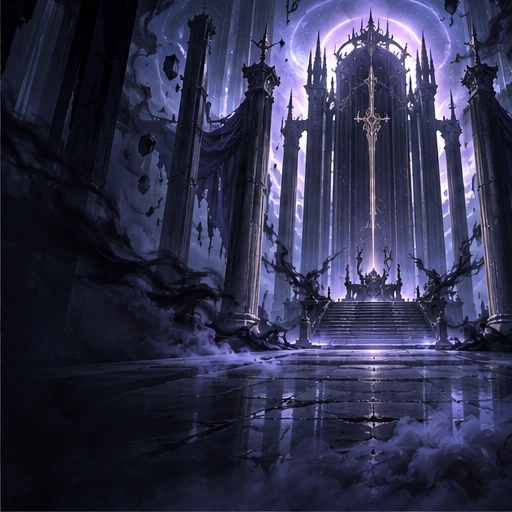
#> input picture app/src/main/assets/ui33/scene-s-0.webp, 512 x 512 px
$ python build_hunter_png_library.py
#> lines starting #> are read from the running program, lines starting #| are printed output that depends on the picture
#!/usr/bin/env python3
"""Raster-only UI artwork for Hunter System. Generates real PNG images from
existing original WebP scene artwork and CC BY 4.0 OpenEmoji PNGs.

This script is part of the Android build so that backgrounds and icons are
actually packaged as bitmaps, not SVG, Compose polygons, or remote URLs.
"""
from __future__ import annotations
import hashlib
import io
import json
from pathlib import Path
from urllib.request import Request, urlopen
from PIL import Image, ImageColor, ImageDraw, ImageEnhance, ImageFilter, ImageOps

ROOT = Path(__file__).resolve().parents[1]
ASSETS = ROOT / "app/src/main/assets"
OUTPUT = ASSETS / "hunter-png"
ICONS = OUTPUT / "icons"
WALLPAPERS = OUTPUT / "wallpapers"
# The WebP originals belong to this application already; no internet required.
WALLPAPER_SOURCES = {
    "home":("scene-s-0.webp","#122A53"),
    "plan":("scene-s-1.webp","#53163B"),
    "routines":("scene-e-1.webp","#3B2364"),
    "book":("scene-a-1.webp","#0B4E68"),
    "stats":("scene-d-0.webp","#12486D"),
    "objectives":("scene-c-0.webp","#5C3C6D"),
    "profile":("scene-c-1.webp","#3D2B72"),
    "recovery":("scene-b-1.webp","#64253C"),
}
# Semantic image icons from OpenEmoji (AI-illustrated PNGs, CC BY 4.0).\n# Source: https://github.com/profullstack/openemoji
EMOJI={
 "panel":"1f3e0","missions":"2694-fe0f","routines":"1f4aa",
 "exercises":"1f3cb-fe0f","progress":"1f4c8","profile":"1f9d1",
 "goals":"1f3af","academy":"1f4da","strength":"1f4aa",
 "cardio":"1f3c3","mobility":"1f9d8","book":"1f4d6",
 "level":"1f451","streak":"1f525","achievement":"1f396-fe0f",
 "timer":"23f1-fe0f","training":"1f6b4","dumbbell":"1f3cb-fe0f",
 "focus":"1f3af","lightning":"26a1","energy":"2728",
 "shield":"1f6e1-fe0f","milestone":"1f3c5","settings":"2699-fe0f",
 "trophy":"1f3c6","success":"2705","reminders":"1f514",
 "xp":"1f48e","goal_strength":"1f4aa","goal_habit":"1f331",
 "goal_read":"1f4d6","warning":"26a0-fe0f",
 "calendar":"1f4c5","history":"1f4dc","rest":"1f6cc",
 "coach":"1f393","search":"1f50e","export":"1f4be",
 "import":"1f4e5","menu":"1f5c3-fe0f",
}
TINTS={"panel":"#38c7ff","missions":"#ed5f9b","routines":"#a27cff",
 "exercises":"#42d7ff","progress":"#5ee1d0","profile":"#b18aff",
 "goals":"#ffc96b","academy":"#8da8ff","strength":"#a47aff",
 "cardio":"#ffc86c","mobility":"#55ebcf","book":"#65c7fc",
 "level":"#c7a2ff","streak":"#ffae63","achievement":"#ffd67f",
 "timer":"#8cc9f5","warning":"#ff6c74","success":"#49ebc9"}
for folder in (ICONS,WALLPAPERS):folder.mkdir(parents=True,exist_ok=True)

def wallpaper(route:str,name:str,accent:str)->None:
#> called with route = 'home', name = 'scene-s-0.webp', accent = '#122A53'
    src=Image.open(ASSETS/"ui33"/name).convert("RGB")
#> src is the input picture: PIL image 512x512 RGB; mean R, G, B 48.4, 49.4, 75.9
    W,H=512,1024
    # Keep the original illustration recognizable in top 60% of the screen,
    # extend it softly behind cards, darken bottom for text accessibility.
    blurred=ImageOps.fit(src,(W,H),centering=(.5,.34)).filter(ImageFilter.GaussianBlur(22))
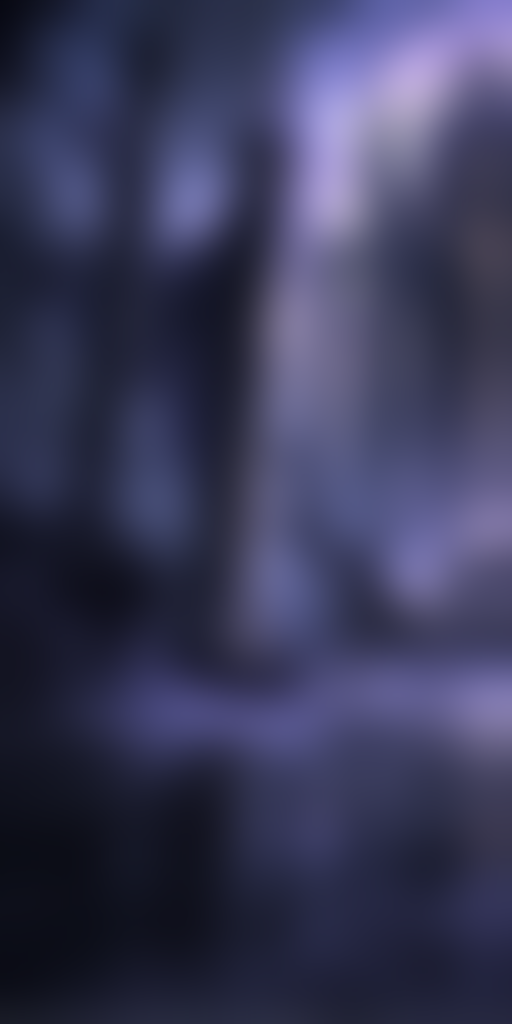
#> blurred: PIL image 512x1024 RGB; mean R, G, B 57.1, 58.1, 88.4
    foreground=ImageOps.fit(src,(W,645),centering=(.5,.29))
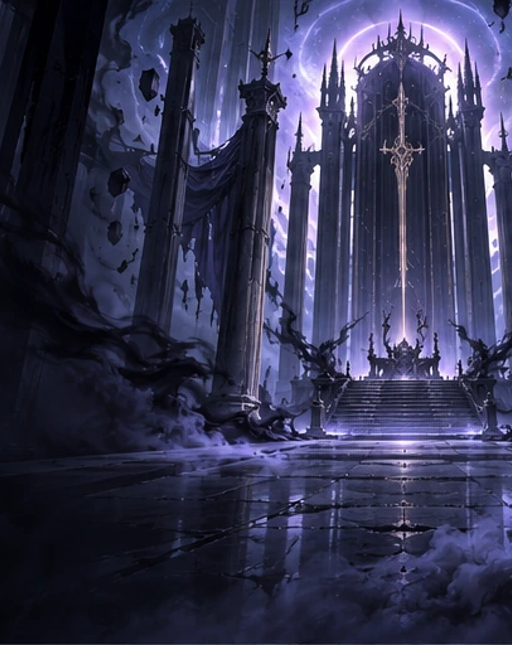
#> foreground: PIL image 512x645 RGB; mean R, G, B 52.5, 53.4, 81.6
    mask=Image.new("L",(W,645))
#> mask: PIL image 512x645 L; every value is 0
    m=ImageDraw.Draw(mask)
    for y in range(645):
        m.line((0,y,W,y),fill=255 if y<335 else int(255*((645-y)/310)**1.5))
    blurred.paste(foreground,(0,0),mask)
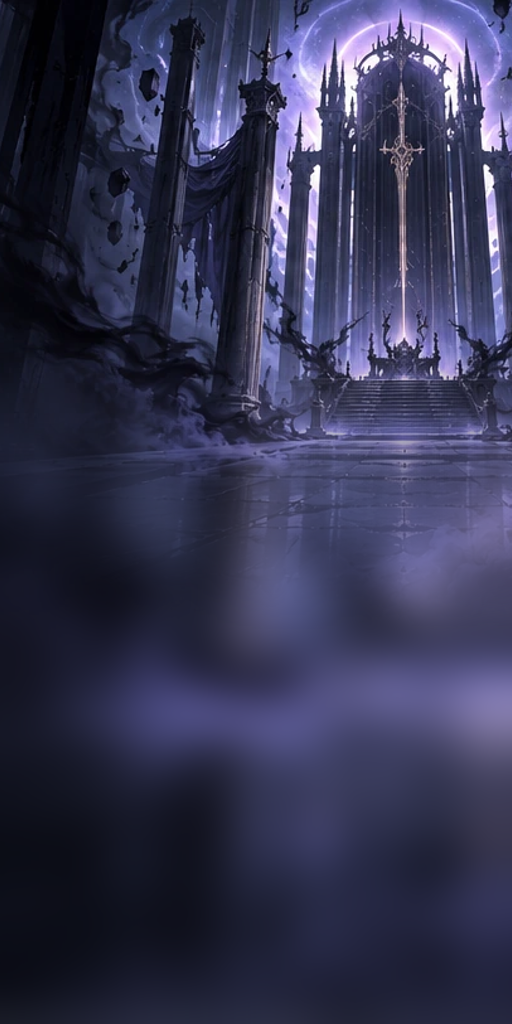
#> blurred: PIL image 512x1024 RGB; mean R, G, B 52.7, 53.6, 82.3
    shade=Image.new("RGBA",(W,H))
#> shade: PIL image 512x1024 RGBA; every value is 0
    d=ImageDraw.Draw(shade);rgb=ImageColor.getrgb(accent)
    for y in range(H):
        dark=int(48+174*max(0,(y-260)/(H-260)))
        dark=max(40,min(240,dark))
        d.line((0,y,W,y),fill=(2,5,16,dark))
    final=Image.alpha_composite(blurred.convert("RGBA"),shade).convert("RGB")
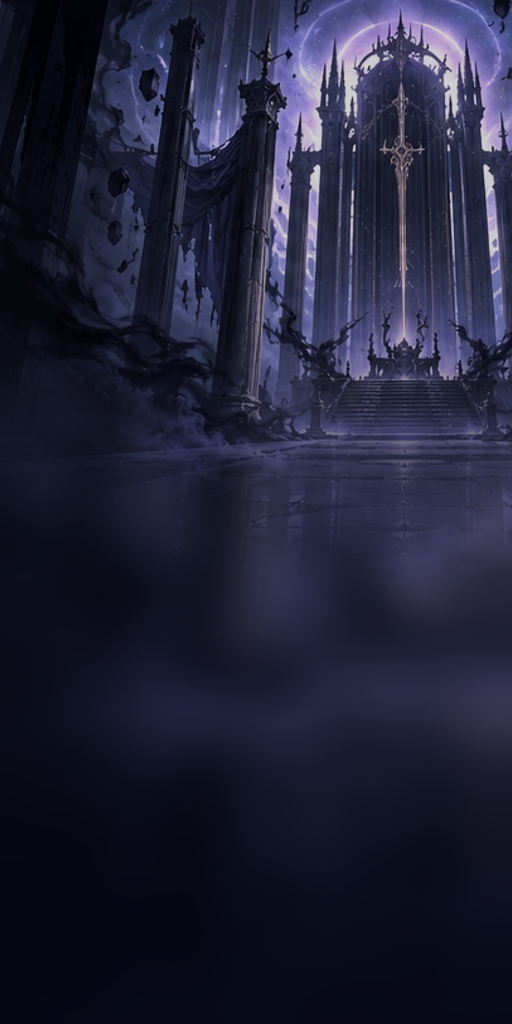
#> final: PIL image 512x1024 RGB; mean R, G, B 32.8, 34.6, 56.2
    final=ImageEnhance.Contrast(final).enhance(1.11)
    final.quantize(colors=192,method=Image.Quantize.MEDIANCUT).save(
        WALLPAPERS/(route+".png"),optimize=True)

def emoji_png(code:str)->bytes:
    url=("https://raw.githubusercontent.com/profullstack/openemoji/"
         "main/png/128/"+code+".png")
    req=Request(url,headers={"User-Agent":"HunterSystem-APK-Build/43.9",
                             "Accept":"image/png"})
    with urlopen(req,timeout=25) as response:
        data=response.read(400_001)
    if len(data)>400_000 or data[:8]!=b"\x89PNG\r\n\x1a\n":
        raise ValueError("Invalid raster image "+url)
    return data

def icon(name:str,code:str,cache:dict)->None:
    if code not in cache:
        try:cache[code]=Image.open(io.BytesIO(emoji_png(code))).convert("RGBA")
        except Exception as error:
            print("Fallback OpenEmoji for",name,code,type(error).__name__,flush=True)
            cache[code]=Image.open(io.BytesIO(emoji_png("2728"))).convert("RGBA")
    original=cache[code]
    color=ImageColor.getrgb(TINTS.get(name,"#89abed"))
    base=Image.new("RGBA",(128,128),(0,0,0,0))
    draw=ImageDraw.Draw(base)
    draw.rounded_rectangle((3,3,124,124),radius=22,
        fill=(11,19,39,241),outline=(*color,150),width=2)
    symbol=ImageOps.contain(original,(95,95),Image.Resampling.LANCZOS)
    x=(128-symbol.width)//2;y=(128-symbol.height)//2-1
    glow=Image.new("RGBA",(128,128))
    glow.paste(symbol,(x,y),symbol)
    halo=glow.filter(ImageFilter.GaussianBlur(11))
    tint=Image.new("RGBA",(128,128),(*color,145))
    halo=Image.composite(tint,Image.new("RGBA",(128,128)),halo.getchannel("A"))
    base=Image.alpha_composite(base,halo)
    base.alpha_composite(symbol,(x,y))
    base.save(ICONS/(name+".png"),optimize=True)

def main()->None:
    records={}
    for route,(source,accent) in WALLPAPER_SOURCES.items():
        wallpaper(route,source,accent)
        path=WALLPAPERS/(route+".png")
        records[route]=hashlib.sha256(path.read_bytes()).hexdigest()
#> (the run stopped early here; a loop or call above may not have finished)
